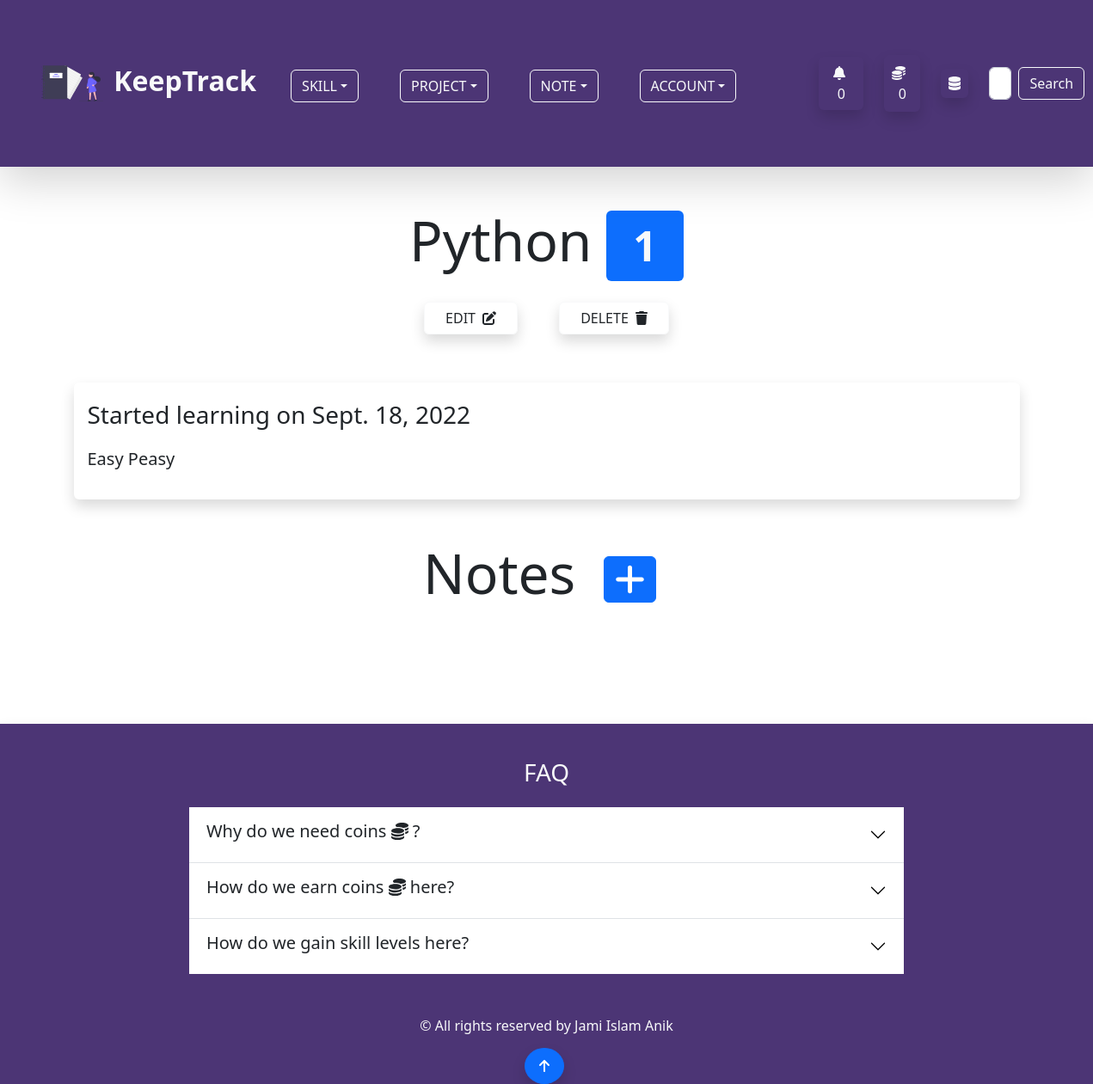
The app's page /skill/single_skill/1/ (signed in), older data.
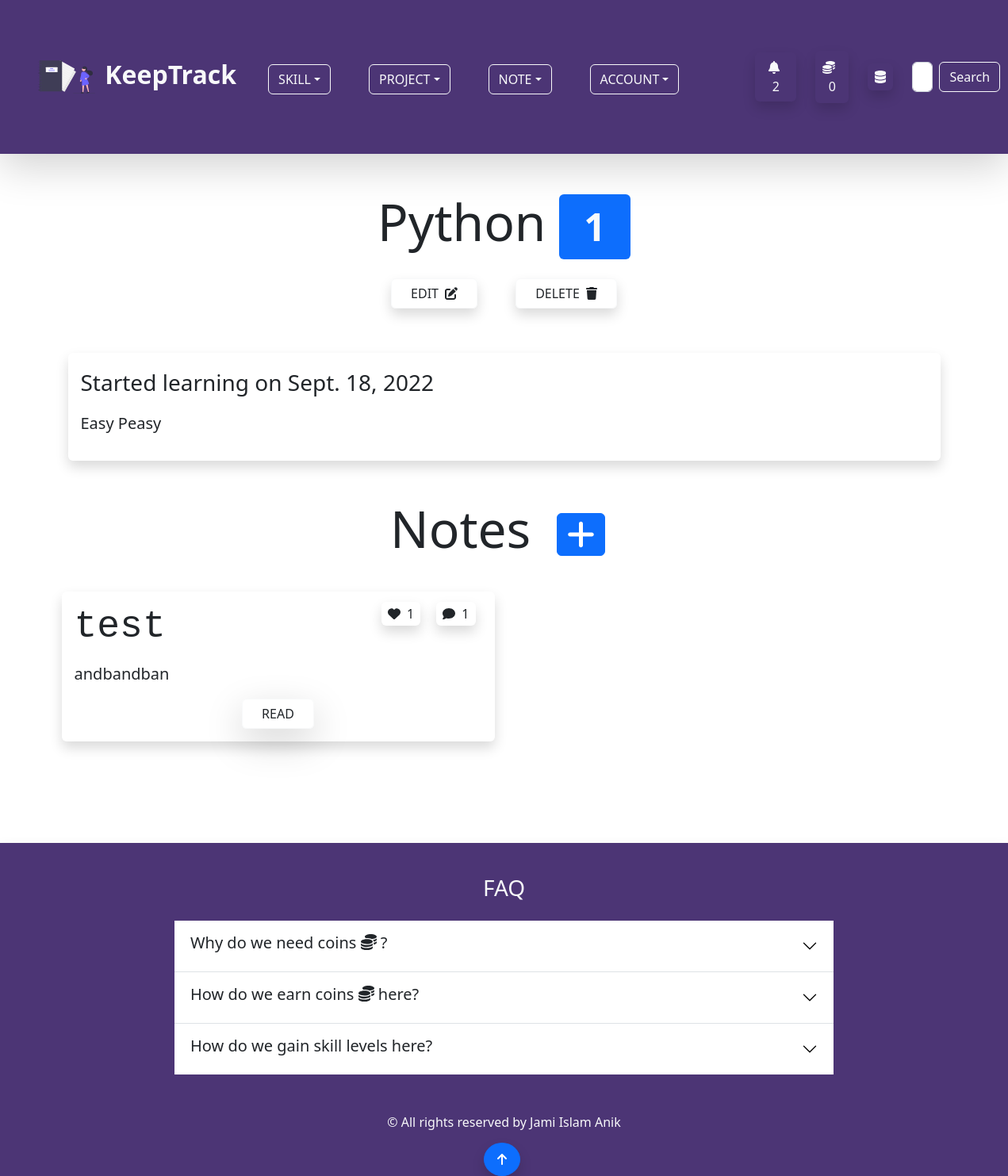
The same page, newer data.
### account/models.py (models this page shows, shortened)
class Profile(models.Model):
    user = models.OneToOneField(User,on_delete=models.CASCADE,null=True,blank=True)
    profile_image = models.ImageField(null=True,blank=True,upload_to='keeptrack/images/',default = 'keeptrack/default_images/default_profile_i2ejjp.png')
    username = models.CharField(max_length=255)
    first_name = models.CharField(max_length=255,null=True,blank=True)
    last_name = models.CharField(max_length=255,null=True,blank=True)
    bio = models.TextField(max_length=2000,blank=True,null=True)
    email = models.EmailField(max_length=255,blank=True,null=True)
    portfolio_site = models.URLField(max_length=500,blank=True,null=True)
    facebook = models.URLField(max_length=2000,blank=True,null=True)
    linkedin = models.URLField(max_length=2000,blank=True,null=True)
    youtube = models.URLField(max_length=2000,blank=True,null=True)
    coin = models.IntegerField(default=100,null=True,blank=True)

### note/models.py (models this page shows)
class Note(models.Model):
    comment = GenericRelation(Comment)
    like = GenericRelation(Like)
    content_type = models.ForeignKey(ContentType, null=True, on_delete=models.SET_NULL)
    object_id = models.IntegerField()
    content_object = GenericForeignKey()
    owner = models.ForeignKey(Profile,on_delete=models.CASCADE)
    note_image = models.ImageField(null=True, blank =True, upload_to='keeptrack/images/')
    title = models.CharField(max_length=255)
    body = models.TextField()
    created_at = models.DateTimeField(auto_now_add=True)
    class Meta:
        ordering = ['-created_at']

### skill/views.py (the view)
# urls.py: path('single_skill/<str:pk>/',views.single_skill_page,name='single-skill-page'),
@login_required(login_url="login-page")
def single_skill_page(request,pk):
    profile = request.user.profile
    try:
        skill = profile.skill_set.get(id=pk)
    except:
        messages.info(request,'You are not authorized to view this page!')
        return redirect('home-page')
    form = SkillForm(instance=skill)
    if request.method == 'POST' and request.POST.get("action") == "delete" and skill.owner == request.user.profile :
        skill.delete()
        messages.success(request, f"Your skill on {skill.title} has been successfully deleted!")
        return redirect('skill-page')
    elif request.method == 'POST' and request.POST.get("action") == "update" and skill.owner == request.user.profile:
        form = SkillForm(request.POST,instance=skill)
        if form.is_valid():
            form.save()
            return redirect('single-skill-page',pk=skill.id)
    context = {
        'skill':skill,
        'form':form,
    }
    return render(request,'skill/single_skill_page.html',context)

### skill/forms.py
class SkillForm(ModelForm):
    class Meta:
        model = Skill
        fields = ('title','description','skill_type')
        labels = {
            'title':'Skill Title',
            'skill_type':'Skill Type'
        }
        widgets = {
            'title':forms.TextInput(attrs={'class':'form-control','placeholder':'Python'}),
            'description':forms.Textarea(attrs={'class':'form-control','placeholder':'Python is easy to learn...'}),
            'skill_type':forms.Select(attrs={'class':'form-control','placeholder':'Programming Language'}),
        }

### skill/templates/skill/single_skill_page.html (shortened to what this page needs)
{% extends 'base.html' %}
{% block content %}
<div class="container">
    <h3 class="display-3 text-center my-2 pb-3">{{skill.title }} <span class="badge bg-primary text-light"
            title="Current Level">{{ skill.skill_level }}</span></h3>
    <div class="d-flex align-items-center justify-content-center pb-5">
        <button class="btn btn-outline-light px-4 mx-4 shadow text-dark" data-bs-toggle="modal"
            data-bs-target="#modalUpdate">EDIT
            <span class="ps-1"><i class="fas fa-edit"></i></span>
        </button>
        <button class="btn btn-outline-light px-4 mx-4 shadow text-dark" data-bs-toggle="modal"
            data-bs-target="#modalDelete">DELETE
            <span class="ps-1"><i class="fas fa-trash"></i></span>
        </button>
    </div>
    <div class="rounded shadow m-2 p-3">
        <p class="fs-3">Started learning on {{ skill.started_learning }}</p>
        {% if skill.description %}
        <p class="lead">{{ skill.description }} </p>
        {% else %}
        <p class="lead">{{ skill.title }} is a {{ skill.skill_type }}.</p>
        {% endif %}
    </div>
    <div class="my-5 rounded">
        <h3 class="display-3 text-center mb-4">Notes
            <a href="{% url 'note-form-page' skill.id %}?object=skill" class="mx-3 btn btn-primary fs-5"><i class="fas fa-plus fa-2xl"></i></a>
        </h3>
        <div class="row my-2">
            {% for note in skill.note.all %}
            <div class="col-12 col-md-6 my-3">
                <div class="rounded shadow p-3">
                    <h5 class="display-5 font-monospace d-inline-block">{{ note.title }}</h5>
                    <div class="text-center d-inline-block float-end">
                        <span class="rounded px-2 py-1 mx-2 shadow"><i class="fas fa-heart pe-2"></i>{{ note.like.count }}</span>
                        <span class="rounded px-2 py-1 mx-2 shadow"><i class="fas fa-comment pe-2"></i>{{ note.comment.count }}</span>
                    </div>
                    <p class="lead my-2">{{ note.body|slice:"100" }}</p>
                    <div class="text-center"><a href="{% url 'single-note-page' note.id %}" class="btn btn-outline-light mt-2 px-4 shadow-lg text-dark">READ</a></div>
                </div>
            </div>
            {% endfor %}
        </div>
        </div>
    </div>
{% endblock content %}

### templates/navbar.html (shortened to what this page needs)
{% load static %}
<nav class="navbar navbar-expand-lg navbar-light mb-5 shadow-lg" id="custom-bg">
  <div class="container-fluid p-3 p-md-5">
    <a class="navbar-brand fs-2 text-light fw-bold" href="{% url 'home-page' %}">
      <img src="{% static 'svg/undraw_personal_notebook_re_d7dc.svg' %}" alt="icon" class="me-1 bg-transparent"
        width="72" height="72">
      KeepTrack
    </a>
    <div class="collapse navbar-collapse" id="navbarSupportedContent">
      <ul class="navbar-nav me-auto mb-2 mb-lg-0 px-4 fs-3">
        {% if user.is_authenticated %}
        <li class="nav-item dropdown me-5 mb-3 mb-md-0">
          <button class="btn btn-outline-light dropdown-toggle text-uppercase" id="navbarWithDropdown"
            data-bs-toggle="dropdown" role="button" aria-expanded="false">Skill</button>
        </li>
        <li class="nav-item dropdown me-5 mb-3 mb-md-0">
          <button class="btn btn-outline-light dropdown-toggle text-uppercase" id="navbarWithDropdown"
            data-bs-toggle="dropdown" role="button" aria-expanded="false">Project</button>
        </li>
        <li class="nav-item dropdown me-5 mb-3 mb-md-0">
          <button class="btn btn-outline-light dropdown-toggle text-uppercase" id="navbarWithDropdown"
            data-bs-toggle="dropdown" role="button" aria-expanded="false">Note</button>
        </li>
        {% endif %}
        <li class="nav-item dropdown me-5 mb-3 mb-md-0">
          <button class="btn btn-outline-light dropdown-toggle text-uppercase" id="navbarWithDropdown"
            data-bs-toggle="dropdown" role="button" aria-expanded="false">Account</button>
        </li>
      </ul>
      {% if user.is_authenticated %}
      <button class="btn mx-4 shadow text-light" data-bs-toggle="modal"
                    data-bs-target="#notificationModal"><span class="ps-1"><i class="fas fa-bell fa-bounce pe-2"></i>
                      {{ user.profile.notification_set.count }}
                    </span>
                </button>
      <a href="{% url 'note-page' %}" class="btn text-light p-2 me-4 shadow rounded my-2"><i class="fas fa-coins fa-bounce pe-2"></i>{{ user.profile.coin }} </a>
      {% if user.is_superuser %}
      <a href="{% url 'dashboard' %}" class="btn text-light p-1 px-2 me-4 shadow rounded my-2"><i class="fas fa-database fa-bounce"></i></a>
      {% endif %}
      {% endif %}
      <form class="d-flex my-2" method="POST" action="{% url 'home-page' %}">
        <input class="form-control me-2" type="search" placeholder="Search Users by username..." aria-label="Search" name="searched">
        <button class="btn btn-outline-light" type="submit">Search</button>
      </form>
    </div>
  </div>
</nav>

Row changes from the older to the newer data that the page shows:
added Note: title "test", like.count "1", comment.count "1", body "andbandban"
Text that changed along with them:
{{ user.profile.notification_set.count }}: "0" → "2"
